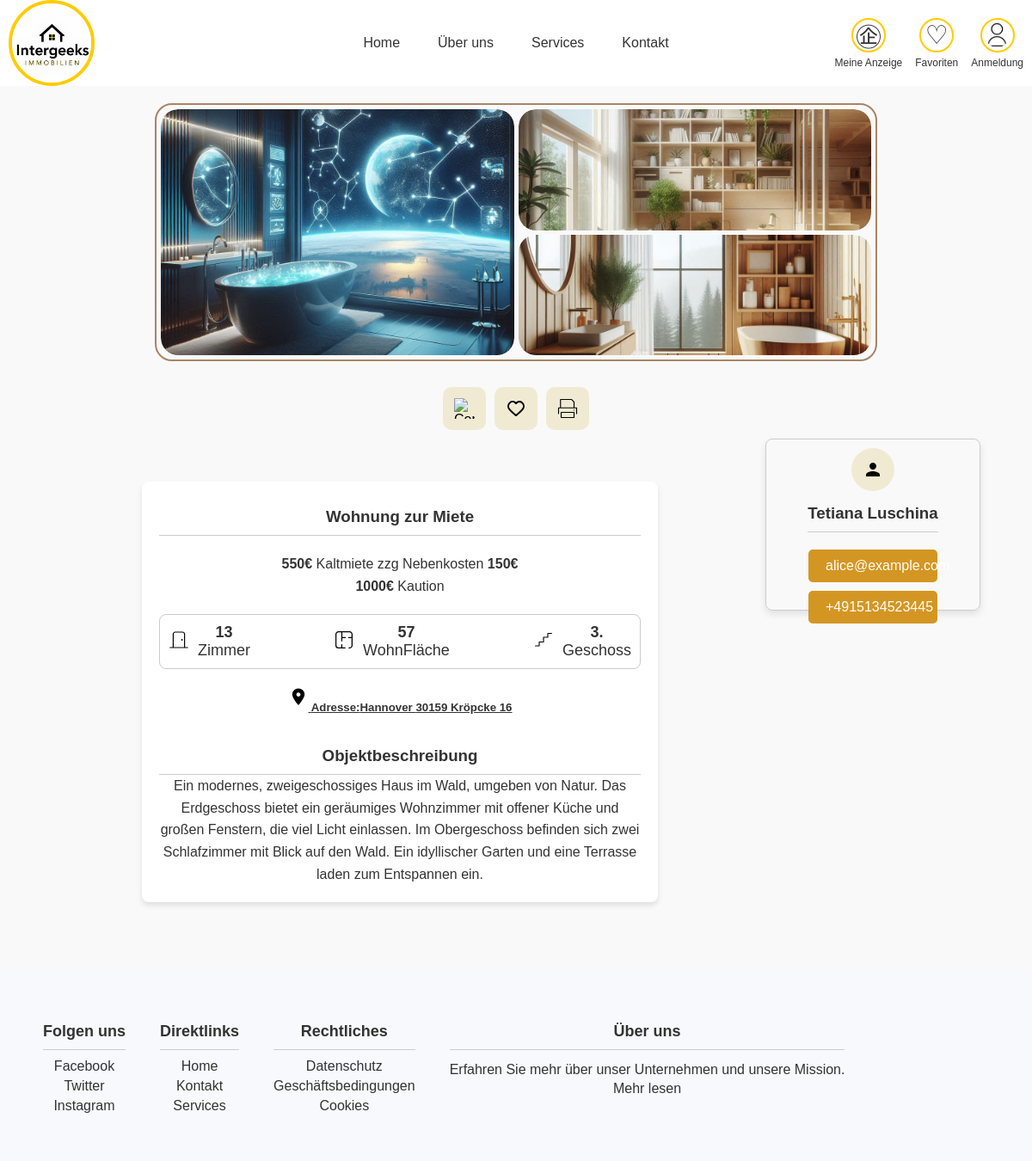
Page /pages/Beschreibung.php?wohnungId=1 on the committed database.
### tables this page shows
CREATE TABLE `wohnungen` (
  `WohnungId` int(11) NOT NULL,
  `Stadt` varchar(20) DEFAULT NULL,
  `Postleitzahl` int(10) DEFAULT NULL,
  `Adresse` varchar(255) DEFAULT NULL,
  `Zimmerzahl` int(10) DEFAULT NULL,
  `Wohnflaeche` int(10) DEFAULT NULL,
  `Etage` int(10) DEFAULT NULL,
  `Kaltmiete` int(10) DEFAULT NULL,
  `Nebenkosten` int(10) DEFAULT NULL,
  `Kaution` int(10) DEFAULT NULL,
  `Titel` varchar(250) DEFAULT NULL,
  `Beschreibung` varchar(350) DEFAULT NULL,
  `Haustiere` tinyint(1) DEFAULT NULL,
  `Baujahr` int(4) DEFAULT NULL,
  `NutzerId` int(11) DEFAULT NULL,
  `Wohnungstype` int(5) DEFAULT NULL
);

CREATE TABLE `nutzer` (
  `NutzerId` int(10) NOT NULL,
  `Vorname` varchar(50) NOT NULL,
  `Nachname` varchar(50) NOT NULL,
  `Email` varchar(50) NOT NULL,
  `Kennwort` varchar(250) NOT NULL
);

### pages/database.php (called while the page is built, shortened)
<?php
function getBeschreibung($conn, $wohnungId){
    $Beschreibung = [];
    $query="SELECT wohnungen.*,nutzer.Vorname,nutzer.Nachname,nutzer.Email FROM wohnungen INNER JOIN nutzer
     ON wohnungen.NutzerId = nutzer.NutzerId WHERE wohnungen.WohnungId = $wohnungId";
    $result = $conn->query($query);
    if($result->num_rows > 0) {
      while($row =$result->fetch_assoc()) {
        $Beschreibung = $row;
      }
    }
    return $Beschreibung;
}
function getBilder($conn, $wohnungId){
    $Bilder = [];
    $query="SELECT * FROM bilder WHERE WohnungId = $wohnungId  ORDER BY  Hauptbild desc";
    $result = $conn->query($query);
    if($result->num_rows > 0) {
      while($row =$result->fetch_assoc()) {
        array_push($Bilder, $row['BildLink']);
      }
    }
    return $Bilder;
}
?>

### pages/Beschreibung.php (the view, shortened to what this page needs)
<!DOCTYPE html>
<html lang="en">
<head>
    <link rel="stylesheet" href="../styles/beschreibung.css">
</head>
<body>
<?php include '../includes/header1.php'; ?>
<?php
include '../pages/database.php';
$conn = ConnectDB();
$wohnungId = 2;
if(isset($_GET['wohnungId']))
{
    $wohnungId=$_GET['wohnungId'];
    }
$Beschreibung = getBeschreibung($conn, $wohnungId);
$Bilder = getBilder($conn, $wohnungId);
?>
<main>
    <div class="rectangle">
        <div class="large">
            <img src="<?php echo $Bilder[0]; ?>" alt="Image 1" onclick="openModal(0)">
        </div>
        <div class="small-top">
            <img src="<?php echo $Bilder[1]; ?>" alt="Image 2" onclick="openModal(1)">
        </div>
        <div class="small-bottom">
            <img src="<?php echo $Bilder[2]; ?>" alt="Image 3" onclick="openModal(2)">
        </div>
    </div>
    <div class="button-container">
        <button type="button" aria-label="Copy link" class="btn1" onclick="copyLink()">
            <img src="../img/clipboard.svg" alt="Copy link icon" class="svg-icon">
        </button>
        <button type="button" aria-label="Add to Favourites" class="btn2" onclick="anotherAction()">
            <img id="heart-icon" src="../img/heart_unmarked.svg" alt="Another action icon" class="svg-icon">
        </button>
        <button type="button" aria-label="Print page" class="btn3" onclick="printPage()">
            <img src="../img/print.svg" alt="Print page icon" class="svg-icon">
        </button>
    </div>
<div class="content-wrapper">
        <div class="container">
            <h3>Wohnung zur Miete</h3>
            <div class="price-section">
                <p><strong><?php echo $Beschreibung['Kaltmiete']; ?>€ </strong>Kaltmiete zzg Nebenkosten <strong><?php echo $Beschreibung['Nebenkosten']; ?>€</strong></p>
                <p><strong><?php echo $Beschreibung['Kaution']; ?>€ </strong>Kaution </p>
            </div>
            <div class="features-section">
                <div class="feature">
                    <div class="feature-item">
                        <span>   <strong><?php echo $Beschreibung['Zimmerzahl']; ?></strong> </span>
                        <span>Zimmer</span>
                    </div>
                </div>
                <div class="feature">
                    <div class="feature-item">
                        <span>
                        <strong><?php echo $Beschreibung['Wohnflaeche']; ?></strong> </span>
                        <span>WohnFläche</span>
                    </div>
                </div>
                <div class="feature">
                    <div class="feature-item">
                        <span><strong><?php echo $Beschreibung['Etage']; ?>.</strong></span>
                        <span>Geschoss</span>
                    </div>
                </div>
            </div>
            <div class="address-section" onclick="openInGoogleMaps()">
                <h5>
                Adresse:<?php echo $Beschreibung['Stadt']." ".$Beschreibung['Postleitzahl']." ".$Beschreibung['Adresse']; ?>
                </h5>
            </div>
            <div class="description-section">
                <h3>Objektbeschreibung</h3>
                <p><?php echo $Beschreibung['Beschreibung']; ?></p>
            </div>
        </div>
        <div class="contact-section">
            <div class="contact-header">
                <div class="profile-pic">
                <svg xmlns="http://www.w3.org/2000/svg" height="24" viewBox="0 0 24 24" width="24">
    <path d="M0 0h24v24H0z" fill="none"/>
    <path d="M12 12c2.21 0 4-1.79 4-4s-1.79-4-4-4-4 1.79-4 4 1.79 4 4 4zm0 2c-2.67 0-8 1.34-8 4v2h16v-2c0-2.66-5.33-4-8-4z"/>
</svg>
                </div>
                <h3><?php echo $Beschreibung['Vorname']." ".$Beschreibung['Nachname']; ?> </h3>
            </div>
            <div class="contact-info">
                <button><?php echo $Beschreibung['Email']; ?></button>
            <div class="contact-info">
                <button>+4915134523445</button>
                </div>
            </div>
        </div>
    </div>
</main>
<?php include '../includes/footer1.php'; ?>
</body>
</html>

### styles/beschreibung.css (style rules this page uses)
body { margin: 0; padding: 0; font-family: Arial, sans-serif; background-color: #f5f5f5, }
main { flex: 0 0 auto; display: flex; align-items: center; justify-content: center; flex-direction: column; padding: 0; margin: 20px 0; }
.rectangle { display: grid; grid-template-columns: 1fr 1fr; grid-template-rows: 1fr 1fr; width: 70%; height: 300px; border: 2px solid #A98467; padding: 5px; box-sizing: border-box; gap: 5px; border-radius: 20px; margin-bottom: 5px; }
.button-container { display: flex; justify-content: center; gap: 10px; margin-top: 5px; }
.large { grid-column: 1; grid-row: 1 / span 2; overflow: hidden; border-radius: 20px; }
.small-top { grid-column: 2; grid-row: 1; overflow: hidden; border-radius: 20px; }
.small-bottom { grid-column: 2; grid-row: 2; overflow: hidden; border-radius: 20px; }
.rectangle img { width: 100%; height: 100%; object-fit: cover; border-radius: 20px; cursor: pointer; }
.btn1, .btn2, .btn3 { width: 50px; height: 50px; background-color: #F0EAD2; border: none; border-radius: 10px; display: flex; align-items: center; justify-content: center; cursor: pointer; }
.svg-icon { width: 24px; height: 24px; }
.container { width: 90%; max-width: 800px; background-color: #fff; padding: 20px; border-radius: 8px; box-shadow: 0 4px 8px rgba(0, 0, 0, 0.6); }
h1, h2, h3 { margin: 0; padding: 10px 0; border-bottom: 1px solid #ccc; }
.price-section { margin: 20px 0; }
.features-section { display: flex; justify-content: space-between; margin: 20px 0; border: 1px solid #ccc; border-radius: 8px; padding: 10px; }
.feature { text-align: center; font-size: 18px; display: flex; align-items: center; gap: 10px; }
.feature-item { display: flex; flex-direction: column; }
.svg-feature { width: 1.5rem; height: 1.5rem; margin-bottom: 5px; }
.svg-adresse { width: 1.5rem; height: 1.5rem; margin-bottom: 5px; }
.address-section { margin: 20px 0; height: 2.5rem; align-items: center; text-decoration: underline; cursor: pointer; border-style: hidden; }
.description-section h3 { margin-top: 10px; }
.contact-section { margin-left: 20px; border: 1px solid #ccc; border-radius: 8px; padding: 10px; display: flex; align-items:center; flex-direction: column; justify-content: space-between;; height: 200px; width: 250px; box-shadow: 0 4px 8px rgba(0, 0, 0, 0.1); }
.contact-header { display: flex; align-items: center; gap: 5px; flex-direction: column; margin-bottom: 15px; }
.profile-pic { width: 50px; height: 50px; border-radius: 50%; background-color: #F0EAD2; display: flex; align-items: center; justify-content: center; }
.profile-pic svg { width: 24px; height: 24px; color: #333; }
.contact-info button { margin: 5px; padding: 10px 20px; border: none; border-radius: 5px; background-color: #d49623; color: rgb(256, 256, 256); cursor: pointer; align-content: center; width: 150px; }
.content-wrapper { display: flex; justify-content: space-between; width: 90%; margin: 10px auto; flex-direction: row; }

### styles/header.css (style rules this page uses)
* { margin: 0; padding: 0; box-sizing: border-box; }
body { font-family: Arial, sans-serif; background-color: #F7F9FC; }

### styles/footer_read_more.css (style rules this page uses)
body { font-family: Arial, sans-serif; margin: 0; padding: 0; background-color: #f9f9f9; color: #333; }
.container { max-width: 600px; margin: 50px auto; padding: 20px; background-color: #fff; border-radius: 8px; box-shadow: 0 4px 6px rgba(0, 0, 0, 0.1); text-align: center; }
p { line-height: 1.6; font-size: 16px; }
button { margin-top: 20px; padding: 10px 20px; font-size: 16px; border: none; border-radius: 5px; cursor: pointer; transition: background-color 0.3s; }

### rows in the picture
wohnungen: Kaltmiete "550", Nebenkosten "150", Kaution "1000", Zimmerzahl "13", Wohnflaeche "57", Etage "3", Stadt "Hannover", Postleitzahl "30159", Adresse "Kröpcke 16", Beschreibung "Ein modernes, zweigeschossiges Haus im Wald, umgeben von Natur. Das Erdgeschoss bietet ein geräumiges Wohnzimmer mit offener Küche und großen Fenstern, die viel Licht einlassen. Im Obergeschoss befinden sich zwei Schlafzimmer mit Blick auf den Wald. Ein idyllischer Garten und eine Terrasse laden zum Entspannen ein.", NutzerId.Vorname "Tetiana", NutzerId.Nachname "Luschina", NutzerId.Email "alice@example.com"
